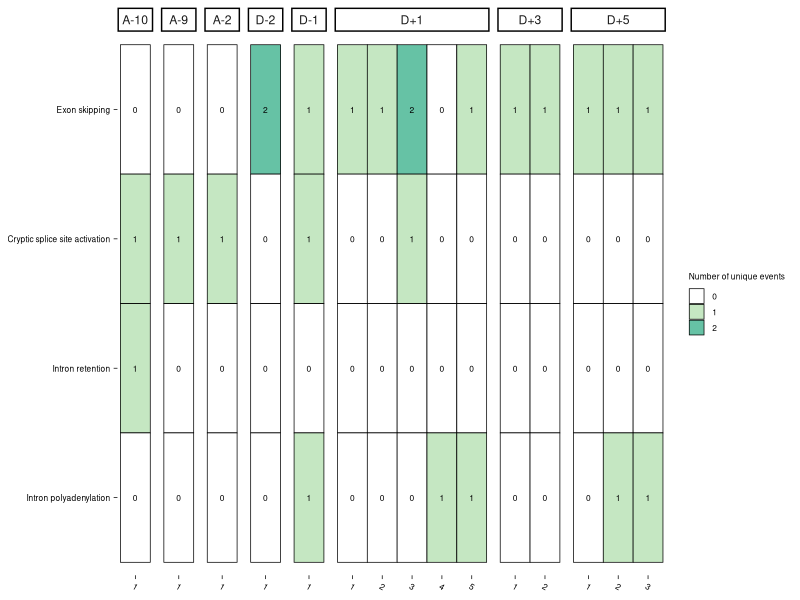

This chart was generated by the following R code:
#!/usr/bin/env Rscript

# Author: Robert Wang (Xing Lab)
# Date: 2025.03.03
# Figure 3a

# (a) Number of unique RNA processing defects observed across multiple genes harboring splice site region variants that 
# were identified from clinical testing of previously diagnosed and undiagnosed patients. Variants located in the -3 to 
# +6 region of the donor splice site or the -20 to +3 region of the acceptor splice site were classified as "splice site 
# region" variants. 

# =====================================================================================================================
#                                                      LIBRARIES 
# =====================================================================================================================

# Load required libraries
suppressMessages(library(dplyr))
suppressMessages(library(ggplot2))
suppressMessages(library(tidyr))

# =====================================================================================================================
#                                                        MAIN
# =====================================================================================================================

# Establish working directories and file paths
workdir <- "/mnt/isilon/lin_lab_share/STRIPE"
outfile <- file.path(workdir, "manuscript/Revisions/20250228/Main_Figures/Figure_3/Figure_3a.pdf")
outDF <- tibble(ID = character(), Gene = character(), Variant = character(), Variant_Class = character(), Position = character(),
    Index = integer(), Exon_Skipping = integer(), Cryptic_SS = integer(), Intron_Retention = integer(), Intron_Polyadenylation = integer())

# =====================================================================================================================
#                                                      PMD-P06
# =====================================================================================================================

# MRPS34:
#   * chr16:1772656 C>T (NM_023936.2:c.322-10G>A)
#   * Splice acceptor region (Position: -10)
#   * Intron 1 retention, cryptic acceptor splice site (intron 1)

outDF <- bind_rows(outDF, tibble(ID = "PMD-P06", Gene = "MRPS34", Variant = "chr16:1772656 C>T", Variant_Class = "A", 
    Position = "-10", Index = 1, Exon_Skipping = 0, Cryptic_SS = 1, Intron_Retention = 1, Intron_Polyadenylation = 0))

# =====================================================================================================================
#                                                      PMD-P11
# =====================================================================================================================

# SUCLG1:
#   * chr2:84449761 T>C (NM_003849.4:c.98-9A>G)
#   * Splice acceptor region (Position: -9)
#   * Cryptic acceptor splice site (intron 1)

outDF <- bind_rows(outDF, tibble(ID = "PMD-P11", Gene = "SUCLG1", Variant = "chr2:84449761 T>C", Variant_Class = "A", 
    Position = "-9", Index = 1, Exon_Skipping = 0, Cryptic_SS = 1, Intron_Retention = 0, Intron_Polyadenylation = 0))

# =====================================================================================================================
#                                                      PMD-P04
# =====================================================================================================================

# ELAC2:
#   * chr17:13016933 CT>A (NM_018127.7:c.297-2_297-1delinsT)
#   * Splice acceptor (Position: -2)
#   * Cryptic acceptor splice site (exon 3)

outDF <- bind_rows(outDF, tibble(ID = "PMD-P04", Gene = "ELAC2", Variant = "chr17:13016933 CT>A", Variant_Class = "A", 
    Position = "-2", Index = 1, Exon_Skipping = 0, Cryptic_SS = 1, Intron_Retention = 0, Intron_Polyadenylation = 0))

# =====================================================================================================================
#                                                      PMD-P12
# =====================================================================================================================

# TRIT1:
#   * chr1:39850120 T>C (NM_017646.6:c.702A>G, p.Ala234=)
#   * Splice donor region (Position: -2)
#   * Exons 4 and 5 skipping, exons 2-5 skipping

outDF <- bind_rows(outDF, tibble(ID = "PMD-P12", Gene = "TRIT1", Variant = "chr1:39850120 T>C", Variant_Class = "D", 
    Position = "-2", Index = 1, Exon_Skipping = 2, Cryptic_SS = 0, Intron_Retention = 0, Intron_Polyadenylation = 0))

# =====================================================================================================================
#                                                      CDG-P05
# =====================================================================================================================

# PIGN:
#   * chr18:62143306 C>T (NM_176787.5:c.963G>A, p.Gln321=)
#   * Splice donor region (Position: -1)
#   * Exon 11 skipping, cryptic donor splice site (intron 11), intron 11 polyadenylation

outDF <- bind_rows(outDF, tibble(ID = "CDG-P05", Gene = "PIGN", Variant = "chr18:62143306 C>T", Variant_Class = "D", 
    Position = "-1", Index = 1, Exon_Skipping = 1, Cryptic_SS = 1, Intron_Retention = 0, Intron_Polyadenylation = 1))

# =====================================================================================================================
#                                                      CDG-P02
# =====================================================================================================================

# PIGN:
#   * chr18:62106985 C>G (NM_176787.5:c.1674+1G>C)
#   * Splice donor (Position: +1)
#   * Exon 18 skipping

outDF <- bind_rows(outDF, tibble(ID = "CDG-P02", Gene = "PIGN", Variant = "chr18:62106985 C>G", Variant_Class = "D", 
    Position = "+1", Index = 1, Exon_Skipping = 1, Cryptic_SS = 0, Intron_Retention = 0, Intron_Polyadenylation = 0))

# =====================================================================================================================
#                                                      CDG-P04
# =====================================================================================================================

# PIGN:
#   * chr18:62106985 C>G (NM_176787.5:c.1674+1G>C)
#   * Splice donor (Position: +1)
#   * Exon 18 skipping

outDF <- bind_rows(outDF, tibble(ID = "CDG-P04", Gene = "PIGN", Variant = "chr18:62106985 C>G", Variant_Class = "D", 
    Position = "+1", Index = 2, Exon_Skipping = 1, Cryptic_SS = 0, Intron_Retention = 0, Intron_Polyadenylation = 0))

# =====================================================================================================================
#                                                      PMD-P01
# =====================================================================================================================

# ATP5MK:
#   * chr10:103392370 C>G (NM_001206427.2:c.87+1G>C)
#   * Splice donor (Position: +1)
#   * Exon 3 skipping, exons 2 and 3 skipping, cryptic donor splice site (exon 3)

outDF <- bind_rows(outDF, tibble(ID = "PMD-P01", Gene = "ATP5MK", Variant = "chr10:103392370 C>G", Variant_Class = "D", 
    Position = "+1", Index = 3, Exon_Skipping = 2, Cryptic_SS = 1, Intron_Retention = 0, Intron_Polyadenylation = 0))

# =====================================================================================================================
#                                                      PMD-P07
# =====================================================================================================================

# NUBPL:
#   * chr14:31826715 G>A (NM_025152.3:c.693+1G>A)
#   * Splice donor (Position: +1)
#   * Intron 8 polyadenylation

outDF <- bind_rows(outDF, tibble(ID = "PMD-P07", Gene = "NUBPL", Variant = "chr14:31826715 G>A", Variant_Class = "D", 
    Position = "+1", Index = 4, Exon_Skipping = 0, Cryptic_SS = 0, Intron_Retention = 0, Intron_Polyadenylation = 1))

# =====================================================================================================================
#                                                      CDG-P09
# =====================================================================================================================

# PIGQ:
#   * chr16:576255 G>A (NM_004204.5:c.942+1G>A)
#   * Splice donor (Position: +1)
#   * Exon 4 skipping, intron 4 polyadenylation

outDF <- bind_rows(outDF, tibble(ID = "CDG-P09", Gene = "PIGQ", Variant = "chr16:576255 G>A", Variant_Class = "D", 
    Position = "+1", Index = 5, Exon_Skipping = 1, Cryptic_SS = 0, Intron_Retention = 0, Intron_Polyadenylation = 1))

# =====================================================================================================================
#                                                      PMD-P02
# =====================================================================================================================

# ATP5PO:
#   * chr21:33914447 T>C (NM_001697.3:c.87+3A>G)
#   * Splice donor region (Position: +3)
#   * Exon 2 skipping

outDF <- bind_rows(outDF, tibble(ID = "PMD-P02", Gene = "ATP5PO", Variant = "chr21:33914447 T>C", Variant_Class = "D", 
    Position = "+3", Index = 1, Exon_Skipping = 1, Cryptic_SS = 0, Intron_Retention = 0, Intron_Polyadenylation = 0))

# =====================================================================================================================
#                                                      PMD-P05
# =====================================================================================================================

# FBXL4:
#   * chr6:98880546 CACTT>C (NM_001278716.2:c.1389+3_1389+6del)
#   * Splice donor region (Position: +3)
#   * Exon 8 skipping

outDF <- bind_rows(outDF, tibble(ID = "PMD-P05", Gene = "FBXL4", Variant = "chr6:98880546 CACTT>C", Variant_Class = "D", 
    Position = "+3", Index = 2, Exon_Skipping = 1, Cryptic_SS = 0, Intron_Retention = 0, Intron_Polyadenylation = 0))

# =====================================================================================================================
#                                                      PMD-P08
# =====================================================================================================================

# OPA1:
#   * chr3:193643448 AG>A (NM_130837.3:c.1377+5del)
#   * Splice donor region (Position: +5)
#   * Exon 14 skipping

outDF <- bind_rows(outDF, tibble(ID = "PMD-P08", Gene = "OPA1", Variant = "chr3:193643448 AG>A", Variant_Class = "D", 
    Position = "+5", Index = 1, Exon_Skipping = 1, Cryptic_SS = 0, Intron_Retention = 0, Intron_Polyadenylation = 0))

# =====================================================================================================================
#                                                      CDG-P02
# =====================================================================================================================

# PIGN:
#   * chr18:62113129 C>T (NM_176787.5:c.1434+5G>A)
#   * Splice donor (Position: +5)
#   * Exon 16 skipping, intron 16 polyadenylation

outDF <- bind_rows(outDF, tibble(ID = "CDG-P02", Gene = "PIGN", Variant = "chr18:62113129 C>T", Variant_Class = "D", 
    Position = "+5", Index = 2, Exon_Skipping = 1, Cryptic_SS = 0, Intron_Retention = 0, Intron_Polyadenylation = 1))

# =====================================================================================================================
#                                                      CDG-P06
# =====================================================================================================================

# PIGN:
#   * chr18:62113129 C>T (NM_176787.5:c.1434+5G>A)
#   * Splice donor (Position: +5)
#   * Exon 16 skipping, intron 16 polyadenylation

outDF <- bind_rows(outDF, tibble(ID = "CDG-P06", Gene = "PIGN", Variant = "chr18:62113129 C>T", Variant_Class = "D", 
    Position = "+5", Index = 3, Exon_Skipping = 1, Cryptic_SS = 0, Intron_Retention = 0, Intron_Polyadenylation = 1))

outDF$Position <- paste(outDF$Variant_Class, outDF$Position, sep = "")
outDF$Position <- factor(outDF$Position, levels = unique(outDF$Position))
outDF <- outDF %>% gather("Event", "Count", -c(ID, Gene, Variant, Variant_Class, Position, Index)) %>%
    mutate(Event = factor(Event, levels = c("Intron_Polyadenylation", "Intron_Retention", "Cryptic_SS", "Exon_Skipping")))
levels(outDF$Event) <- c("Intron polyadenylation", "Intron retention", "Cryptic splice site activation", "Exon skipping")

p <- ggplot(outDF %>% mutate(Count = factor(Count), Index = factor(Index)), aes(x = Index, y = Event, fill = Count)) + 
    facet_grid(cols = vars(Position), scales = "free_x", space = "free_x") + geom_tile(color = "black", linewidth = 0.25) + 
    geom_text(aes(label = Count), size = 6*5/14) + theme_classic() + theme(panel.grid.major = element_blank(), 
    panel.grid.minor = element_blank(), panel.background = element_blank(), axis.text.y = element_text(color = "black", size = 6), 
    axis.text.x = element_text(color = "black", size = 6, angle = -30, hjust = 0), axis.title = element_blank(), axis.line = element_blank(), 
    legend.position = "right", legend.key.size = unit(0.4, "cm"), legend.text = element_text(color = "black", size = 6), 
    legend.title = element_text(color = "black", size = 6), axis.ticks = element_line(color = "black", linewidth = 0.25)) + 
    scale_fill_manual(values = c("#FFFFFF", "#C5E7C2", "#66C2A5")) + guides(fill = guide_legend(title = "Number of unique events"))

ggsave(outfile, plot = p, width = 6.5, height = 1.5)
